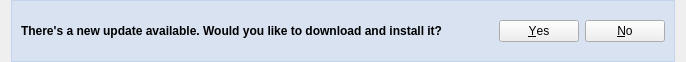
<?xml version="1.0" encoding="UTF-8"?>
<ui version="4.0">
 <class>UpdaterQuestion</class>
 <widget class="QWidget" name="UpdaterQuestion">
  <property name="geometry">
   <rect>
    <x>0</x>
    <y>0</y>
    <width>686</width>
    <height>62</height>
   </rect>
  </property>
  <layout class="QGridLayout" name="gridLayout">
   <property name="topMargin">
    <number>0</number>
   </property>
   <property name="bottomMargin">
    <number>0</number>
   </property>
   <item row="0" column="0">
    <widget class="QFrame" name="mainFrame">
     <property name="frameShape">
      <enum>QFrame::NoFrame</enum>
     </property>
     <property name="frameShadow">
      <enum>QFrame::Plain</enum>
     </property>
     <layout class="QHBoxLayout" name="horizontalLayout_2">
      <property name="leftMargin">
       <number>0</number>
      </property>
      <property name="topMargin">
       <number>0</number>
      </property>
      <property name="rightMargin">
       <number>0</number>
      </property>
      <property name="bottomMargin">
       <number>0</number>
      </property>
      <item>
       <widget class="QFrame" name="questionFrame">
        <property name="styleSheet">
         <string notr="true">#questionFrame { background-color: rgba(0, 100, 255, 0.1); }</string>
        </property>
        <property name="frameShape">
         <enum>QFrame::StyledPanel</enum>
        </property>
        <property name="frameShadow">
         <enum>QFrame::Raised</enum>
        </property>
        <layout class="QHBoxLayout" name="horizontalLayout">
         <item>
          <widget class="QLabel" name="notice">
           <property name="sizePolicy">
            <sizepolicy hsizetype="Preferred" vsizetype="Fixed">
             <horstretch>0</horstretch>
             <verstretch>0</verstretch>
            </sizepolicy>
           </property>
           <property name="font">
            <font>
             <weight>75</weight>
             <bold>true</bold>
            </font>
           </property>
           <property name="styleSheet">
            <string notr="true">background-color: rgba(0, 0, 0, 0);</string>
           </property>
           <property name="text">
            <string>There's a new update available. Would you like to download and install it?</string>
           </property>
           <property name="alignment">
            <set>Qt::AlignLeading|Qt::AlignLeft|Qt::AlignTop</set>
           </property>
          </widget>
         </item>
         <item>
          <widget class="QDialogButtonBox" name="buttonBox">
           <property name="sizePolicy">
            <sizepolicy hsizetype="Fixed" vsizetype="Fixed">
             <horstretch>0</horstretch>
             <verstretch>0</verstretch>
            </sizepolicy>
           </property>
           <property name="standardButtons">
            <set>QDialogButtonBox::No|QDialogButtonBox::Yes</set>
           </property>
          </widget>
         </item>
        </layout>
       </widget>
      </item>
     </layout>
    </widget>
   </item>
  </layout>
 </widget>
 <resources/>
 <connections/>
</ui>
